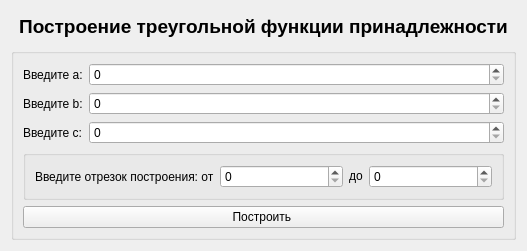
      <widget class="QWidget" name="page4_3">
       <layout class="QGridLayout" name="gridLayout_15">
        <item row="1" column="0">
         <widget class="QGroupBox" name="group_box_p4_3">
          <property name="sizePolicy">
           <sizepolicy hsizetype="MinimumExpanding" vsizetype="Fixed">
            <horstretch>0</horstretch>
            <verstretch>0</verstretch>
           </sizepolicy>
          </property>
          <property name="title">
           <string/>
          </property>
          <layout class="QFormLayout" name="formLayout_2">
           <item row="0" column="0">
            <widget class="QLabel" name="label_24">
             <property name="sizePolicy">
              <sizepolicy hsizetype="Minimum" vsizetype="Minimum">
               <horstretch>0</horstretch>
               <verstretch>0</verstretch>
              </sizepolicy>
             </property>
             <property name="text">
              <string>Введите a:</string>
             </property>
            </widget>
           </item>
           <item row="1" column="0">
            <widget class="QLabel" name="label_25">
             <property name="text">
              <string>Введите b:</string>
             </property>
            </widget>
           </item>
           <item row="2" column="0">
            <widget class="QLabel" name="label_26">
             <property name="text">
              <string>Введите c:</string>
             </property>
            </widget>
           </item>
           <item row="0" column="1">
            <widget class="QSpinBox" name="input_a_p4_3"/>
           </item>
           <item row="1" column="1">
            <widget class="QSpinBox" name="input_b_p4_3"/>
           </item>
           <item row="2" column="1">
            <widget class="QSpinBox" name="input_c_p4_3"/>
           </item>
           <item row="3" column="0" colspan="2">
            <widget class="QGroupBox" name="groupBox_6">
             <property name="sizePolicy">
              <sizepolicy hsizetype="Preferred" vsizetype="Minimum">
               <horstretch>0</horstretch>
               <verstretch>0</verstretch>
              </sizepolicy>
             </property>
             <property name="title">
              <string/>
             </property>
             <layout class="QGridLayout" name="gridLayout_16">
              <item row="1" column="0">
               <widget class="QLabel" name="label_27">
                <property name="text">
                 <string>Введите отрезок построения: от</string>
                </property>
                <property name="alignment">
                 <set>Qt::AlignmentFlag::AlignLeading|Qt::AlignmentFlag::AlignLeft|Qt::AlignmentFlag::AlignVCenter</set>
                </property>
               </widget>
              </item>
              <item row="1" column="2">
               <widget class="QLabel" name="label_28">
                <property name="sizePolicy">
                 <sizepolicy hsizetype="Minimum" vsizetype="Fixed">
                  <horstretch>0</horstretch>
                  <verstretch>0</verstretch>
                 </sizepolicy>
                </property>
                <property name="text">
                 <string>до</string>
                </property>
                <property name="alignment">
                 <set>Qt::AlignmentFlag::AlignCenter</set>
                </property>
               </widget>
              </item>
              <item row="1" column="1">
               <widget class="QSpinBox" name="input_x_start_p4_3">
                <property name="sizePolicy">
                 <sizepolicy hsizetype="MinimumExpanding" vsizetype="Fixed">
                  <horstretch>0</horstretch>
                  <verstretch>0</verstretch>
                 </sizepolicy>
                </property>
               </widget>
              </item>
              <item row="1" column="3">
               <widget class="QSpinBox" name="input_x_end_p4_3">
                <property name="sizePolicy">
                 <sizepolicy hsizetype="MinimumExpanding" vsizetype="Fixed">
                  <horstretch>0</horstretch>
                  <verstretch>0</verstretch>
                 </sizepolicy>
                </property>
               </widget>
              </item>
             </layout>
            </widget>
           </item>
           <item row="4" column="0" colspan="2">
            <widget class="QPushButton" name="run_p4_3">
             <property name="text">
              <string>Построить </string>
             </property>
            </widget>
           </item>
          </layout>
         </widget>
        </item>
        <item row="0" column="0">
         <widget class="QLabel" name="label_19">
          <property name="sizePolicy">
           <sizepolicy hsizetype="Preferred" vsizetype="Fixed">
            <horstretch>0</horstretch>
            <verstretch>0</verstretch>
           </sizepolicy>
          </property>
          <property name="styleSheet">
           <string notr="true">    color: black;              /* Цвет текста */
    font-weight: bold;         /* Жирный шрифт */
    font-size: 14pt;           /* Размер шрифта */
    padding: 4px 8px;          /* Внутренние отступы вокруг текста */</string>
          </property>
          <property name="text">
           <string>Построение треугольной функции принадлежности</string>
          </property>
          <property name="alignment">
           <set>Qt::AlignmentFlag::AlignCenter</set>
          </property>
         </widget>
        </item>
       </layout>
      </widget>
